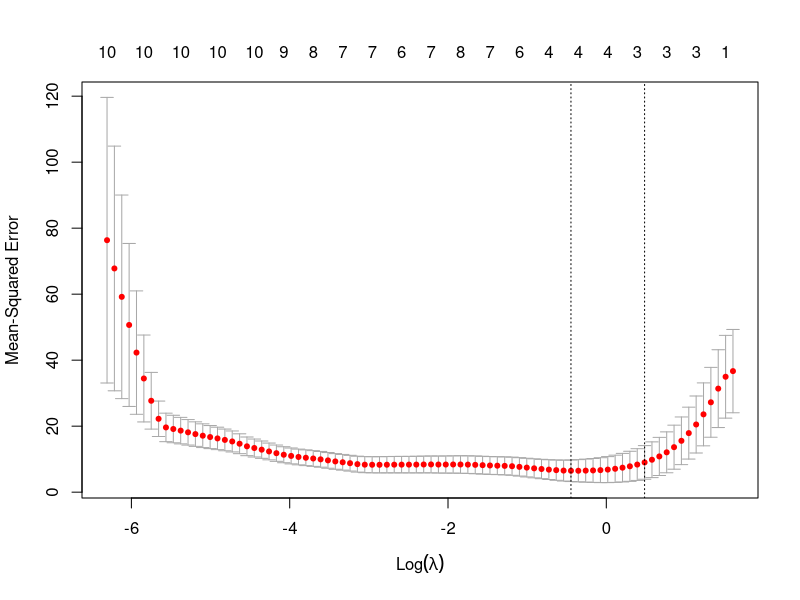

Generate this figure with R: (Note: this script raises an error after producing the figure.)
## ---- chunk 1
knitr::opts_chunk$set(warning = TRUE, message = TRUE)
library(glmnet)
attach(mtcars)

head(mtcars)

## ---- chunk 2
# x variable need to be assigned this way - needs a matrix with categorical does as dummy codes which model.matrix does, 
# -1 gets rid of first column, that is the column  of 1's in the design matrix
x<-model.matrix(mpg~.,mtcars)[,-1]

# y variable is as usual
y<-mtcars$mpg
## ---- chunk 3
set.seed(12)
train <- sample(1:nrow(x), nrow(x)/2)
test <- (-train)
y.test <- y[test]

set.seed(12)
cv.out.lasso<-cv.glmnet(x[train,],y[train],alpha=1)
bestlamlasso<-cv.out.lasso$lambda.min
bestlamlasso
plot(cv.out.lasso)
## ---- chunk 4
##fit LASSO regression using training data
lasso.mod<-glmnet(x[train,],y[train],alpha=1,lambda=bestlamlasso, thresh = 1e-14)

##Test MSE with best lambda
lasso.pred<-predict(lasso.mod,s=bestlamlasso,newx=x[test,])
mean((ridge.pred-y.test)^2)
## ---- chunk 5
#get bastlam for ridge
cv.out.ridge<-cv.glmnet(x[train,],y[train],alpha=0)
bestlamridge<-cv.out.ridge$lambda.min


##Compare lasso, ridge, and OLS using best lambda and all observations
out.lasso<-glmnet(x,y,alpha=1,lambda=bestlamlasso,thresh = 1e-14)
out.ridge<-glmnet(x,y,alpha=0,lambda=bestlamridge,thresh = 1e-14)
out.ols<-glmnet(x,y,alpha=0, lambda=0, thresh = 1e-14)
cbind(coefficients(out.lasso),coefficients(out.ridge), coefficients(out.ols))
## ---- chunk 6
##Create plot of lasso coeff against lambda
grid<-10^seq(10,-2,length=100)
out.all<-glmnet(x,y,alpha=1,lambda=grid,thresh = 1e-14)
#plot(out.all, xvar = "lambda")
plot(out.all, xvar = "lambda", ylim=c(-0.5,0.5))
abline(v=log(bestlamlasso), lty=2)
legend("bottomright", lwd = 1, col = 1:6, legend = colnames(x), cex = .7)
## ---- chunk 7
##Create plot of ridge coeff against lambda
grid<-10^seq(10,-2,length=100)
out.all<-glmnet(x,y,alpha=0,lambda=grid,thresh = 1e-14)
plot(out.all, xvar = "lambda")
abline(v=log(bestlamridge), lty=2)
legend("bottomright", lwd = 1, col = 1:6, legend = colnames(x), cex = .7)
